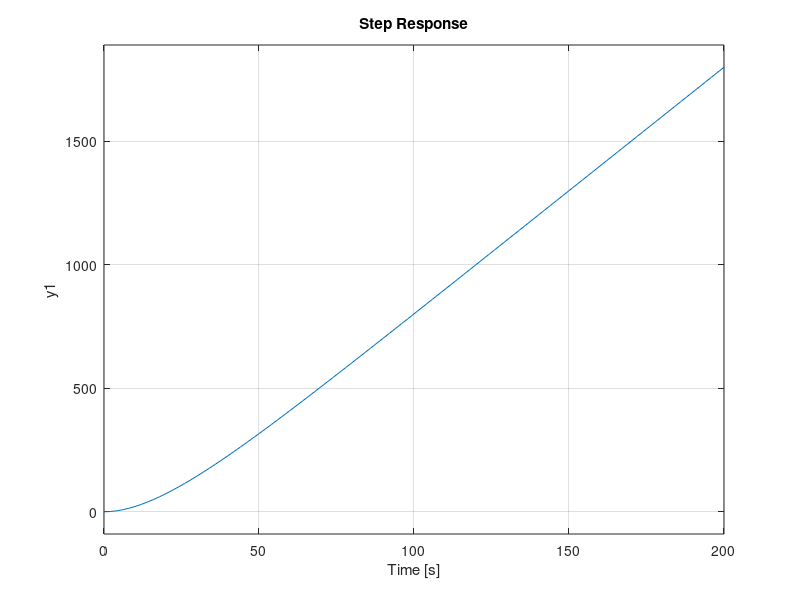

MATLAB code for this plot:
clc;
clear all;
close all;
b=50;
m=1000;
A= [0 1; 0 -b/m];
B= [0;1/m];
C= [1 0];
D = 0;

SS= ss(A,B*500, C,D);
step(SS);

